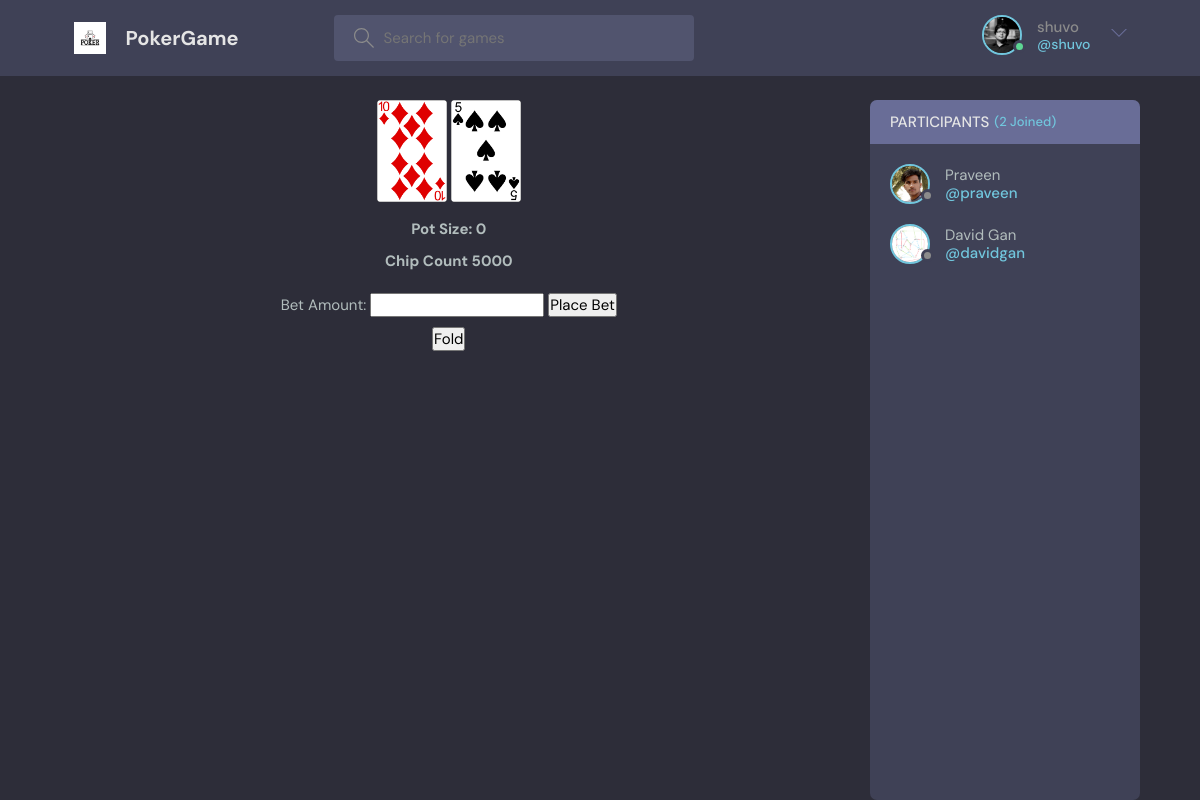
The page /room/16/ (signed in) on the database its author committed.
### base/models.py (models this page shows)
class User(AbstractUser):
    name = models.CharField(max_length=200, null=True)
    email = models.EmailField(unique=True, null=True)
    bio = models.TextField(null=True)
    chip_count = models.IntegerField(default=5000)
    card1 = models.TextField(max_length=5, null=True)
    card2 = models.TextField(max_length=5, null=True)
    avatar = models.ImageField(null=True, default="avatar.svg")
    USERNAME_FIELD = 'email'
    REQUIRED_FIELDS = ['username']

### base/views.py (the view, shortened to what this page needs)
# urls.py: path('room/<str:pk>/', views.room, name="room"),
def room(request, pk):
    room = Room.objects.get(id=pk)
    room_messages = room.message_set.all()
    participants = room.participants.all()
    deck = get_deck()
    cards = [deck[0], deck[1]]
    deck = deck[2:]
    room.deck=json.dumps(deck)
    room.pot_size = 0
    user = request.user
    user.card1 = cards[0]
    user.card2 = cards[1]
    user.save()
    room.save()
    context = {'pot_size': room.pot_size,'chip_count': user.chip_count, 'room': room, 'room_messages': room_messages,
               'participants': participants, 'player_cards': cards}
    return render(request, 'base/room.html', context)

### base/views.py (called while the page is built)
def get_deck():
    deck = ['1H', '1D', '1C', '1S', '13H', '13D', '13C', '13S', '12H', '12D', '12C', '12S', '11H', '11D',
            '11C', '11S', '10H', '10D', '10C', '10S', '9H', '9D', '9C', '9S', '8H', '8D', '8C', '8S',
            '7H', '7D', '7C', '7S', '6H', '6D', '6C', '6S', '5H', '5D', '5C', '5S', '4H', '4D',
            '4C', '4S', '3H', '3D', '3C', '3S', '2H', '2D', '2C', '2S']
    random.shuffle(deck)
    return deck

### base/templates/base/room.html (shortened to what this page needs)
{% extends 'main.html' %}
{% load static %}
{% block content %}
<main class="profile-page layout layout--2">
  <div class="container">
    <div style="text-align: center;">
      <img src="{% static 'images/cardDeck/' %}{{ request.user.card1 }}.png" alt="card" style="width: 70px; height: auto;">
      <img src="{% static 'images/cardDeck/' %}{{ request.user.card2 }}.png" alt="card" style="width: 70px; height: auto;">
      <h1 style="text-align: center; margin-top: 8px;">Pot Size: {{ pot_size }}</h1>
      <h1 style="text-align: center; margin-top: 8px;">Chip Count {{ chip_count }}</h1>
      <form method="post" action="{% url 'flop' pk=room.id %}" style="margin-top:20px;">
        <label for="bet_amount">Bet Amount: </label>
        <input type="number" id="bet_amount" name="bet_amount" min="1" step="1" required>
        <button type="submit">Place Bet</button>
      </form>
      <form method="post" action="{% url 'fold' %}" style="margin-top:10px;">
        <button type="submit">Fold</button>
      </form>
    </div>
    <div class="participants">
      <h3 class="participants__top">Participants <span>({{participants.count}} Joined)</span></h3>
      <div class="participants__list scroll">
        {% for user in participants %}
        <a href="{%  url 'user-profile' user.id %}" class="participant">
          <div class="avatar avatar--medium">
            <img src="{{user.avatar.url}}" />
          </div>
          <p>
            {{user.name}}
            <span>@{{user.username}}</span>
          </p>
        </a>
        {% endfor %}
      </div>
    </div>
  </div>
</main>
{% endblock content %}

### templates/navbar.html (shortened to what this page needs)
{% load static %}
<header class="header header--loggedIn">
    <div class="container">
        <a href="{% url 'home' %}" class="header__logo">
            <img src="{% static 'images/logo.jpg' %}" />
            <h1>PokerGame</h1>
        </a>
        <form class="header__search" method="GET" action="{% url 'home' %}">
            <label>
                <input name="q" placeholder="Search for games" />
            </label>
        </form>
        <nav class="header__menu">
            {% if request.user.is_authenticated %}
            <div class="header__user">
                <a href="{% url 'update-user' %}">
                    <div class="avatar avatar--medium active">
                        <img src="{{request.user.avatar.url}}" />
                    </div>
                    <p>{{request.user.username}} <span>@{{request.user.username}}</span></p>
                </a>
                <button class="dropdown-button">
                    <svg version="1.1" xmlns="http://www.w3.org/2000/svg" width="32" height="32" viewBox="0 0 32 32">
                        <title>chevron-down</title>
                        <path d="M16 21l-13-13h-3l16 16 16-16h-3l-13 13z"></path>
                    </svg>
                </button>
            </div>
            {% else %}
            <a href="{% url 'login' %}">
                <img src="{% static 'images/avatar.svg' %}" />
                <p>Login</p>
            </a>
            {% endif %}
        </nav>
    </div>
</header>

### static/styles/style.css (style rules this page uses)
:root { --color-main: #71c6dd; --color-main-light: #e1f6fb; --color-dark: #3f4156; --color-dark-medium: #51546e; --color-dark-light: #696d97; --color-light: #e5e5e5; --color-gray: #8b8b8b; --color-light-gray: #b2bdbd; --color-bg: #2d2d39; --color-success: #5dd693; --color-error: #fc4b0b; }
* { font-family: "DM Sans", -apple-system, BlinkMacSystemFont, "Segoe UI", Roboto, Oxygen, Ubuntu, Cantarell, "Open Sans", "Helvetica Neue", sans-serif; margin: 0; padding: 0; box-sizing: border-box; text-rendering: optimizeLegibility; font-size: inherit; }
html { font-size: 56.25%; }
@media only screen and (min-width: 1200px) { html { font-size: 62.5%; } }
body { line-height: 1.6; font-weight: 400; font-size: 1.5rem; color: var(--color-light-gray); background-color: var(--color-bg); min-height: 100vh; }
img { width: 100%; }
a { display: inline-block; color: var(--color-main); text-decoration: none; }
.container { max-width: 120rem; width: 90%; margin: auto; }
.avatar { position: relative; display: inline-block; border-radius: 50%; border: 2px solid var(--color-main); }
.avatar img { display: block; border-radius: 50%; object-fit: cover; object-position: center; }
.avatar::after { content: ""; display: block; position: absolute; background-color: var(--color-gray); z-index: 111; border-radius: 50%; border: 0.3rem solid var(--color-dark); }
.avatar.active::after { background-color: var(--color-success); }
.avatar.avatar--medium img { width: 3.6rem; height: 3.6rem; border-radius: 50%; }
.avatar.avatar--medium:after { width: 0.7rem; height: 0.7rem; bottom: 0px; right: -6px; }
.header { padding: 1.5rem; background-color: var(--color-dark); }
.header > .container { display: flex; gap: 9.5rem; }
.header__logo, .header__user { display: flex; gap: 2rem; align-items: center; }
.header__logo > img { height: 3.2rem; width: 3.2rem; }
.header__logo > h1 { font-weight: 700; font-size: 2rem; color: var(--color-light); }
.header__search > label { background-color: var(--color-dark-medium); padding: 1.3rem 1rem; display: flex; align-items: center; gap: 1rem; border-radius: 4px; }
.header__search svg { fill: var(--color-gray); width: 2rem; height: 2rem; margin-left: 1rem; }
.header__search input { width: 30rem; background: transparent; border: none; outline: none; color: var(--color-light); }
.header__menu { margin-left: auto; position: relative; }
.header__menu a { display: flex; gap: 1.5rem; align-items: center; font-weight: 500; text-decoration: none; color: var(--color-gray); }
.header__menu img { height: 3.6rem; }
.header__menu p { line-height: 1.2; }
.header__menu span { color: var(--color-main); font-weight: 500; font-size: 1.4rem; display: block; }
.header__menu svg { width: 1.6rem; height: 1.6rem; fill: var(--color-dark-light); }
.dropdown-button { background: transparent; border: 0; outline: 0; cursor: pointer; }
.layout { margin-top: 2.4rem; }
.layout > .container { display: flex; justify-content: space-between; align-items: flex-start; }
.layout--2 > .container > div:first-child { flex-basis: 72%; }
.layout--2 > .container > div:last-child { flex-basis: 25%; }
.room, .participants { background: var(--color-dark); max-height: 87.5vh; border-radius: 0.7rem; overflow: hidden; position: relative; }
.room__top, .participants__top { background: var(--color-dark-light); display: flex; justify-content: space-between; align-items: center; padding: 1rem 2rem; position: relative; }
.room__topLeft h3, .participants__top { text-transform: uppercase; font-weight: 500; color: var(--color-light); }
.participants__top span { color: var(--color-main); font-size: 1.3rem; text-transform: none; }
.participants__top { justify-content: flex-start; gap: 0.5rem; }
.participants__list { padding: 2rem; height: 82.5vh; overflow-y: scroll; padding-bottom: 0; }
.participant { display: flex; align-items: center; gap: 1.5rem; margin-bottom: 2rem; }
.participant p { color: var(--color-light-gray); line-height: 1.2; }
.participant span { display: block; font-weight: 500; color: var(--color-main); font-weight: 1.4rem; }

### rows shown on the page
User: user.avatar (picture), user.username "shuvo"
User: avatar (picture), name "Praveen", username "praveen"
User: avatar (picture), name "David Gan", username "davidgan"

### other values the page prints
{{ pot_size }} "0"
{{ chip_count }} "5000"
{{ participants.count }} "2"
